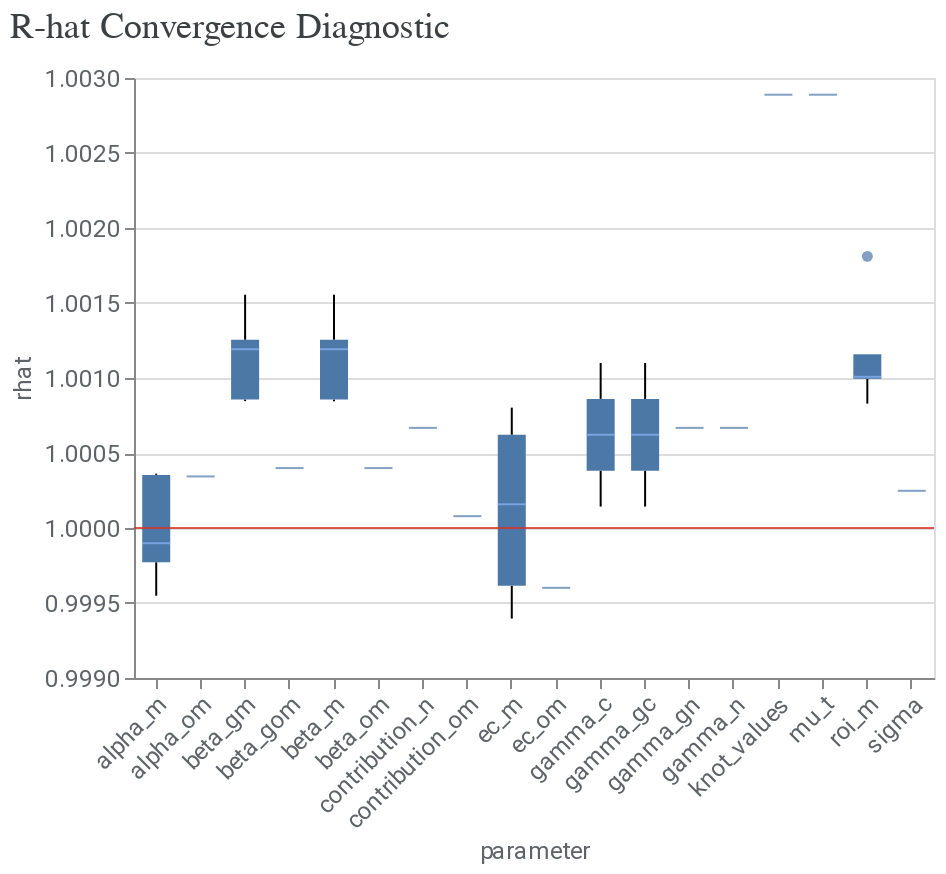

Write notebook code for a chart like this one.
### Code cell
model_diagnostics = visualizer.ModelDiagnostics(mmm)
model_diagnostics.plot_rhat_boxplot()

### Figure 1 — Vega-Lite specification as saved in the notebook (floating-point values rounded to 4 significant figures; data arrays with more than 128 entries replaced by an {"elided": "..."} marker saying what was removed)
{"config": {"view": {"continuousWidth": 300, "continuousHeight": 300}, "axis": {"labelColor": "#5F6368", "labelFont": "Roboto", "labelFontSize": 12, "titleColor": "#5F6368", "titleFont": "Roboto", "titleFontSize": 12, "titleFontWeight": "normal"}}, "layer": [{"data": {"name": "data-b500fb09eca0461c69570c3657187570"}, "mark": {"type": "boxplot", "median": {"color": "#8AB4F8"}, "outliers": {"filled": true}}, "encoding": {"x": {"axis": {"labelAngle": -45}, "field": "parameter", "type": "nominal"}, "y": {"field": "rhat", "scale": {"zero": false}, "type": "quantitative"}}}, {"data": {"name": "empty"}, "mark": {"type": "rule", "color": "#D93025", "opacity": 0.8}, "encoding": {"y": {"datum": 1}}}], "title": {"text": "R-hat Convergence Diagnostic", "anchor": "start", "color": "#3C4043", "font": "Google Sans Display", "fontSize": 18, "fontWeight": "normal", "offset": 10}, "width": 400, "$schema": "https://vega.github.io/schema/vega-lite/v5.20.1.json", "datasets": {"data-b500fb09eca0461c69570c3657187570": {"elided": "195 records"}, "empty": [{}]}}
